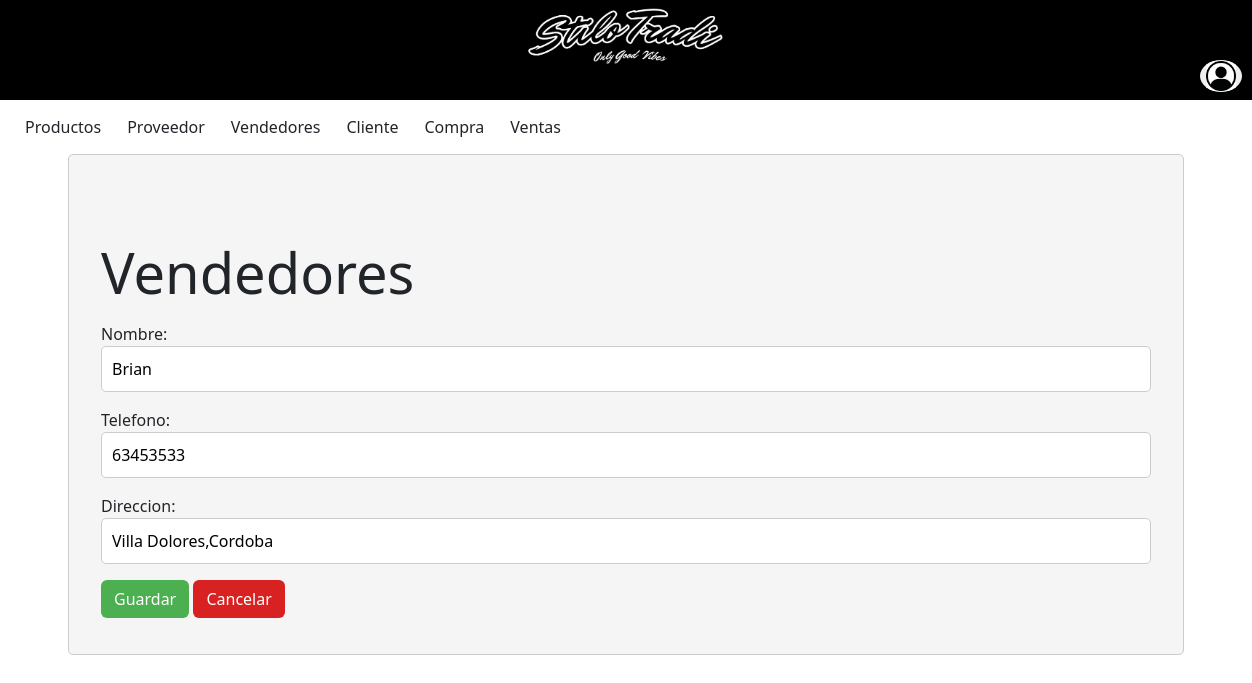
/vendedores/VendedoresModif/1/, run on the app's committed database.
### miAplicacion/models.py (models this page shows, shortened)
class Vendedores(models.Model):
    Nombre = models.CharField (max_length=50)
    Telefono = models.IntegerField ()
    Direccion = models.CharField (max_length=50)

### miAplicacion/views.py (the view)
# urls.py: path('vendedores/VendedoresModif/<int:pk>/', views.VendedoresModif.as_view(), name='VendedoresModif'),
class VendedoresModif(UpdateView):
    model = Vendedores
    form_class = VendedoresForm
    template_name = 'frmVendedores.html'
    success_url = reverse_lazy('vendedores')

### miAplicacion/forms.py
class VendedoresForm(forms.ModelForm):
    class Meta:
        model = Vendedores
        fields = ('Nombre','Telefono','Direccion')
        widges = {
            'Nombre': forms.TextInput(attrs={'class': 'form-control'}),
            'Telefono': forms.NumberInput(attrs={'class': 'form-control'}),
            'Direccion': forms.TextInput(attrs={'class': 'form-control'}),
        }

### miProyecto/templates/frmVendedores.html (shortened to what this page needs)
{% extends 'navbar.html' %}
{% load static %}
{% block content %}
<div class="mi-contenedor">
    <div class="container mt-5">
        <div class="row">
            <h3 class="display-4 my-3">Vendedores</h3>
                <form method="post" enctype="multipart/form-data">
                    {{ form.as_p }}
                    <button class="btn custom-btn-aceptar" type="submit">Guardar</button>
                    <a class="btn custom-btn-cancelar" href="/vendedores/VendedoresLista">Cancelar</a>
                </form>
        </div>
    </div>
</div>
{% endblock %}

### miProyecto/static/estilos.css (style rules this page uses)
body { margin: 0; padding: 0; }
.mi-contenedor { background-color: #f5f5f5; padding: 20px; border: 1px solid #ccc; border-radius: 5px; }
input, select, textarea { width: 100%; margin: 5px 0; padding: 10px; border: 1px solid #ccc; border-radius: 5px; }
.btn.custom-btn-aceptar { background-color: #4CAF50; color:#ffffff; }
.btn.custom-btn-cancelar { background-color: rgb(216, 33, 33); color:#ffffff; }

### data on the page
Vendedores: Nombre "Brian", Telefono "63453533", Direccion "Villa Dolores,Cordoba"
